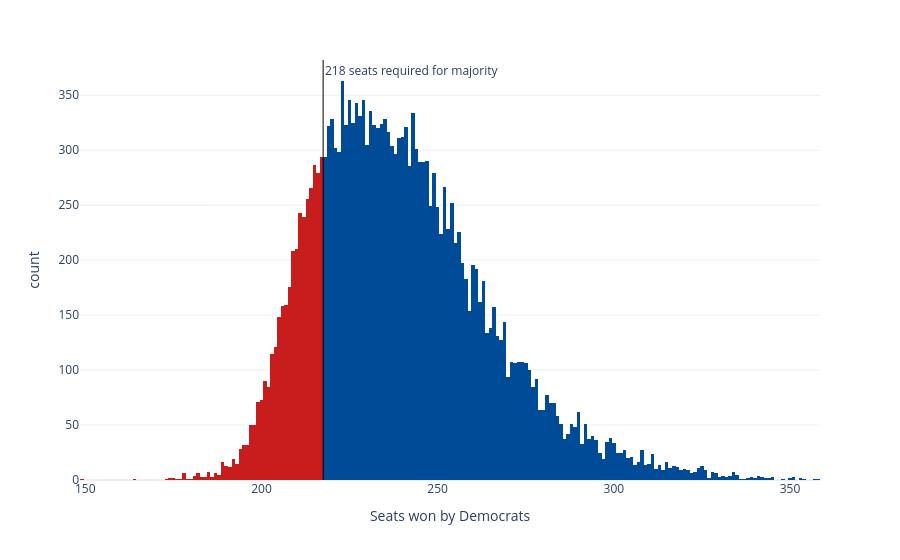

Notebook code cell kept with this figure:
### Code cell
sims_hist = px.histogram(seat_sims, x='seats', nbins=np.unique(seat_sims['seats']).shape[0]*2, color='winner',
                         color_discrete_map={'Democrats': '#004b97', 'Republicans': '#c71e1d'},
                         labels={'seats':'Seats won by Democrats', 'winner': 'Winner'}, template='plotly_white')
sims_hist.update_traces(showlegend=False)
sims_hist.add_vline(x=217.5, line_width=1, line_color='black', annotation_text='218 seats required for majority', 
                    annotation_position='top right')
sims_hist

### Figure 1 — Plotly figure (JSON) as saved in the notebook; plotly's stock layout.template omitted (floating-point values rounded to 4 significant figures; data arrays with more than 128 entries replaced by an {"elided": "..."} marker saying what was removed)
{"data": [{"bingroup": "x", "hovertemplate": "Winner=Republicans<br>Seats won by Democrats=%{x}<br>count=%{y}<extra></extra>", "legendgroup": "Republicans", "marker": {"color": "#c71e1d", "pattern": {"shape": ""}}, "name": "Republicans", "nbinsx": 364, "orientation": "v", "showlegend": false, "type": "histogram", "x": {"elided": "3799 int values"}, "xaxis": "x", "yaxis": "y"}, {"bingroup": "x", "hovertemplate": "Winner=Democrats<br>Seats won by Democrats=%{x}<br>count=%{y}<extra></extra>", "legendgroup": "Democrats", "marker": {"color": "#004b97", "pattern": {"shape": ""}}, "name": "Democrats", "nbinsx": 364, "orientation": "v", "showlegend": false, "type": "histogram", "x": {"elided": "16201 int values"}, "xaxis": "x", "yaxis": "y"}], "layout": {"annotations": [{"showarrow": false, "text": "218 seats required for majority", "x": 217.5, "xanchor": "left", "xref": "x", "y": 1, "yanchor": "top", "yref": "y domain"}], "barmode": "relative", "legend": {"title": {"text": "Winner"}, "tracegroupgap": 0}, "margin": {"t": 60}, "shapes": [{"line": {"color": "black", "width": 1}, "type": "line", "x0": 217.5, "x1": 217.5, "xref": "x", "y0": 0, "y1": 1, "yref": "y domain"}], "xaxis": {"anchor": "y", "domain": [0, 1], "title": {"text": "Seats won by Democrats"}}, "yaxis": {"anchor": "x", "domain": [0, 1], "title": {"text": "count"}}}}
